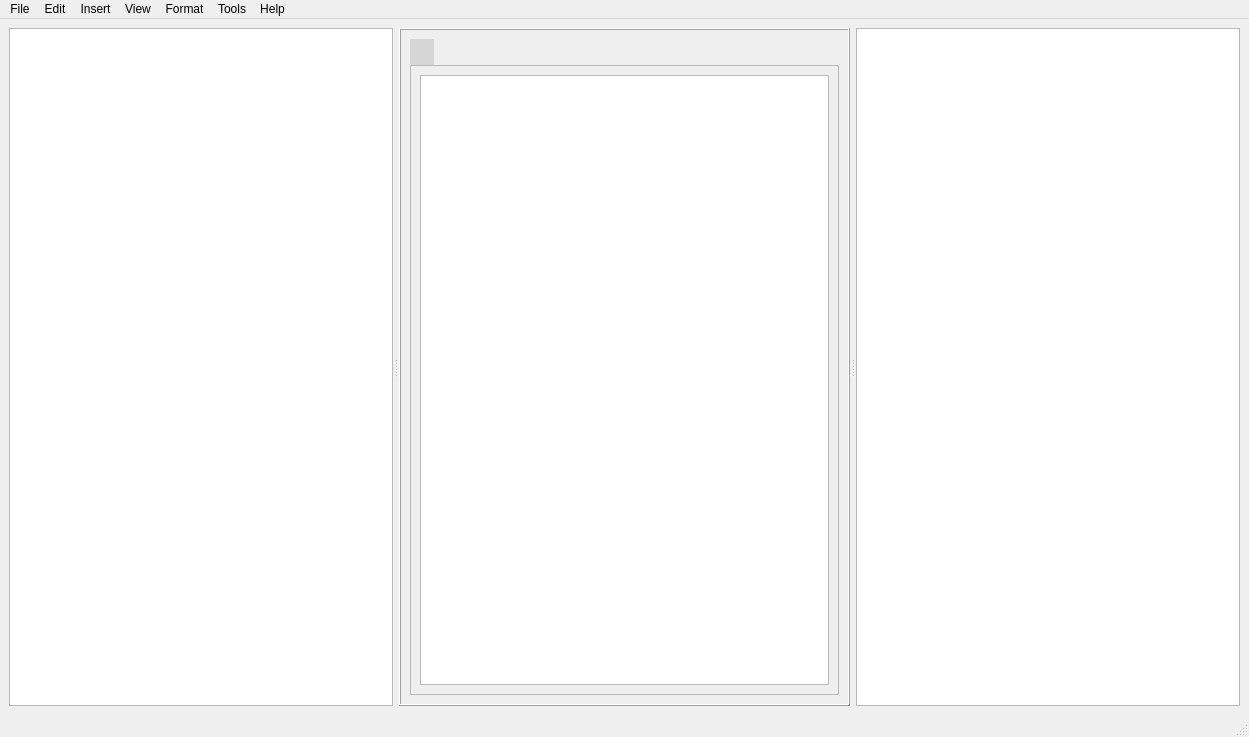
<?xml version="1.0" encoding="UTF-8"?>
<ui version="4.0">
 <class>MainWindow</class>
 <widget class="QMainWindow" name="MainWindow">
  <property name="geometry">
   <rect>
    <x>0</x>
    <y>0</y>
    <width>1249</width>
    <height>737</height>
   </rect>
  </property>
  <property name="windowTitle">
   <string>MainWindow</string>
  </property>
  
  <widget class="QWidget" name="centralwidget">
   <layout class="QHBoxLayout" name="horizontalLayout">
    <item>
     <widget class="QSplitter" name="mainSplitter">
      <property name="orientation">
       <enum>Qt::Horizontal</enum>
      </property>
      <property name="opaqueResize">
       <bool>true</bool>
      </property>
      <property name="handleWidth">
       <number>6</number>
      </property>
      <property name="childrenCollapsible">
       <bool>true</bool>
      </property>
      <widget class="QTreeWidget" name="notebookName">
       <property name="minimumSize">
        <size>
         <width>150</width>
         <height>0</height>
        </size>
       </property>
       <property name="maximumSize">
        <size>
         <width>16777215</width>
         <height>16777215</height>
        </size>
       </property>
       <property name="headerHidden">
        <bool>true</bool>
       </property>
       <attribute name="headerVisible">
        <bool>false</bool>
       </attribute>
       <column>
        <property name="text">
         <string notr="true">1</string>
        </property>
       </column>
      </widget>
      <widget class="QFrame" name="frame_3">
       <property name="sizePolicy">
        <sizepolicy hsizetype="Expanding" vsizetype="Preferred">
         <horstretch>0</horstretch>
         <verstretch>0</verstretch>
        </sizepolicy>
       </property>
       <property name="frameShape">
        <enum>QFrame::Box</enum>
       </property>
       <property name="frameShadow">
        <enum>QFrame::Raised</enum>
       </property>
       <layout class="QVBoxLayout" name="verticalLayout">
        <item>
         <widget class="QTabWidget" name="tabPages">
          <property name="styleSheet">
           <string notr="true">QTabWidget::pane {
  border: 1px solid palette(mid);
}
QTabBar::tab {
  padding: 6px 12px;
  margin-right: 2px;
}
QTabBar::tab:selected {
  background: #efefef; /* lighter for selected */
}
QTabBar::tab:!selected {
  background: #d6d6d6;  /* darker for unselected */
}
QTabBar::tab:hover:!selected {
  background: #eaeaea;  /* subtle hover */
}
</string>
          </property>
          <property name="currentIndex">
           <number>1</number>
          </property>
          <widget class="QWidget" name="tab">
           <attribute name="title">
            <string/>
           </attribute>
           <layout class="QVBoxLayout" name="verticalLayout_3">
            <item>
             <widget class="QTextEdit" name="textEdit"/>
            </item>
           </layout>
          </widget>
          <widget class="QWidget" name="tab_2">
           <attribute name="title">
            <string/>
           </attribute>
           <layout class="QVBoxLayout" name="verticalLayout_4">
            <item>
             <widget class="QTextEdit" name="textEdit_2"/>
            </item>
           </layout>
          </widget>
         </widget>
        </item>
       </layout>
      </widget>
      <widget class="QTreeView" name="sectionPages">
       <property name="minimumSize">
        <size>
         <width>150</width>
         <height>0</height>
        </size>
       </property>
       <property name="headerHidden">
        <bool>true</bool>
       </property>
      </widget>
     </widget>
    </item>
   </layout>
  </widget>
  <widget class="QMenuBar" name="menubar">
   <property name="geometry">
    <rect>
     <x>0</x>
     <y>0</y>
     <width>1249</width>
     <height>22</height>
    </rect>
   </property>
   <widget class="QMenu" name="menuFile">
    <property name="title">
     <string>File</string>
    </property>
    <addaction name="actionOpen"/>
    <addaction name="actionSave"/>
    <addaction name="actionSave_As"/>
    <addaction name="actionNew_Database"/>
    <addaction name="separator"/>
    <addaction name="actionExport_Database"/>
    <addaction name="separator"/>
    <addaction name="actionExit"/>
   </widget>
   <widget class="QMenu" name="menuInsert">
    <property name="title">
     <string>Insert</string>
    </property>
  <addaction name="actionAdd_Workbook"/>
  <addaction name="actionDelete_Workbook"/>
  <addaction name="actionRename_WorkBook"/>
  <addaction name="actionCollapse_All_Binders"/>
  <addaction name="separator"/>
  <addaction name="actionAdd_Scction"/>
  <addaction name="actionDelete_Section"/>
  <addaction name="actionRename_Section"/>
  <addaction name="separator"/>
  <addaction name="actionAdd_Page"/>
  <addaction name="actionDelete_Page"/>
  <addaction name="actionRename_Page"/>
  <addaction name="separator"/>
  <addaction name="actionInsert_Attachment"/>
   </widget>
   <widget class="QMenu" name="menuView">
    <property name="title">
     <string>View</string>
    </property>
    <addaction name="actionRich_Text_Tools"/>
   </widget>
   <widget class="QMenu" name="menuHelp">
    <property name="title">
     <string>Help</string>
    </property>
   </widget>
  <widget class="QMenu" name="menuEdit">
   <property name="title">
    <string>Edit</string>
   </property>
    <widget class="QMenu" name="menuDefault_Paste_Mode">
     <property name="title">
      <string>Default Paste Mode</string>
     </property>
     <addaction name="actionPasteMode_Rich"/>
     <addaction name="actionPasteMode_Text_Only"/>
     <addaction name="actionPasteMode_Match_Style"/>
     <addaction name="actionPasteMode_Clean"/>
    </widget>
   <addaction name="actionPaste_Text_Only"/>
   <addaction name="actionPaste_and_Match_Style"/>
   <addaction name="actionPaste_Clean_Formatting"/>
    <addaction name="menuDefault_Paste_Mode"/>
  </widget>
    <widget class="QMenu" name="menuFormat">
     <property name="title">
      <string>Format</string>
     </property>
     <widget class="QMenu" name="menuList_Schemes">
      <property name="title">
        <string>List Schemes</string>
      </property>
      <widget class="QMenu" name="menuOrdered_Numbered">
        <property name="title">
         <string>Ordered (Numbered)</string>
        </property>
        <addaction name="actionOrdered_Classic"/>
        <addaction name="actionOrdered_Decimal"/>
      </widget>
      <widget class="QMenu" name="menuUnordered_Bulleted">
        <property name="title">
         <string>Unordered (Bulleted)</string>
        </property>
        <addaction name="actionUnordered_Disc_Circle_Square"/>
        <addaction name="actionUnordered_Disc_Only"/>
      </widget>
      <addaction name="menuOrdered_Numbered"/>
      <addaction name="menuUnordered_Bulleted"/>
     </widget>
     <addaction name="menuList_Schemes"/>
    </widget>
   <widget class="QMenu" name="menuTools">
    <property name="title">
     <string>Tools</string>
    </property>
  <addaction name="actionSettings"/>
  <addaction name="actionOpen_Databases_Folder"/>
  <addaction name="actionMigrate_Current_DB_to_Root"/>
    <addaction name="actionClean_Unused_Media"/>
   </widget>
  <addaction name="menuFile"/>
  <addaction name="menuEdit"/>
  <addaction name="menuInsert"/>
   <addaction name="menuView"/>
   <addaction name="menuFormat"/>
   <addaction name="menuTools"/>
   <addaction name="menuHelp"/>
  </widget>
  <widget class="QStatusBar" name="statusbar"/>
  <action name="actionOpen">
   <property name="text">
    <string>Open</string>
   </property>
  </action>
  <action name="actionSave">
   <property name="text">
    <string>Save</string>
   </property>
  </action>
  <action name="actionSave_As">
   <property name="text">
    <string>Save As...</string>
   </property>
  </action>
  <action name="actionExit">
   <property name="text">
    <string>Exit</string>
   </property>
  </action>
  <action name="actionNew_Database">
   <property name="text">
    <string>New Database</string>
   </property>
  </action>
  <action name="actionExport_Database">
   <property name="text">
    <string>Export Database</string>
   </property>
  </action>
  <action name="actionAdd_WorkBook">
   <property name="text">
    <string>Add Binder</string>
   </property>
  </action>
  <action name="actionDelete_Workbook">
   <property name="text">
    <string>Delete Binder</string>
   </property>
  </action>
  <action name="actionRename_WorkBook">
   <property name="text">
    <string>Rename Binder</string>
   </property>
  </action>
  <action name="actionAdd_Workbook">
   <property name="text">
    <string>Add Binder</string>
   </property>
  </action>
  <action name="actionAdd_Scction">
   <property name="text">
    <string>Add Section</string>
   </property>
  </action>
  <action name="actionDelete_Section">
   <property name="text">
    <string>Delete Section</string>
   </property>
  </action>
  <action name="actionRename_Section">
   <property name="text">
    <string>Rename Section</string>
   </property>
  </action>
  <action name="actionAdd_Page">
   <property name="text">
    <string>Add Page</string>
   </property>
  </action>
  <action name="actionDelete_Page">
   <property name="text">
    <string>Delete Page</string>
   </property>
  </action>
  <action name="actionRename_Page">
   <property name="text">
    <string>Rename Page</string>
   </property>
  </action>
  <action name="actionInsert_Attachment">
   <property name="text">
    <string>Insert Attachment…</string>
   </property>
  </action>
  <action name="actionRich_Text_Tools">
   <property name="text">
    <string>Rich Text Tools</string>
   </property>
  </action>
  <action name="actionClean_Unused_Media">
   <property name="text">
    <string>Clean Unused Media</string>
   </property>
  </action>
  <action name="actionSettings">
   <property name="text">
    <string>Settings…</string>
   </property>
  </action>
  <action name="actionOpen_Databases_Folder">
   <property name="text">
    <string>Open Databases Folder</string>
   </property>
  </action>
  <action name="actionMigrate_Current_DB_to_Root">
   <property name="text">
    <string>Migrate Current DB into Databases Root…</string>
   </property>
  </action>
  <action name="actionCollapse_All_Binders">
   <property name="text">
    <string>Collapse All Binders</string>
   </property>
  </action>
   <action name="actionPaste_Text_Only">
    <property name="text">
      <string>Paste Text Only</string>
    </property>
    <property name="shortcut">
      <string>Ctrl+Shift+V</string>
    </property>
   </action>
  <action name="actionPaste_and_Match_Style">
   <property name="text">
    <string>Paste and Match Style</string>
   </property>
   <property name="toolTip">
    <string>Paste keeping basic structure but match current font/size/color</string>
   </property>
   <property name="shortcut">
    <string>Ctrl+Alt+V</string>
   </property>
  </action>
  <action name="actionPaste_Clean_Formatting">
   <property name="text">
    <string>Paste — Clean Formatting</string>
   </property>
   <property name="toolTip">
    <string>Paste HTML but strip inline styles, classes, and backgrounds</string>
   </property>
  </action>
  <action name="actionPasteMode_Rich">
   <property name="text">
    <string>Rich (default Ctrl+V)</string>
   </property>
   <property name="checkable">
    <bool>true</bool>
   </property>
  </action>
  <action name="actionPasteMode_Text_Only">
   <property name="text">
    <string>Text Only (default Ctrl+V)</string>
   </property>
   <property name="checkable">
    <bool>true</bool>
   </property>
  </action>
  <action name="actionPasteMode_Match_Style">
   <property name="text">
    <string>Match Style (default Ctrl+V)</string>
   </property>
   <property name="checkable">
    <bool>true</bool>
   </property>
  </action>
  <action name="actionPasteMode_Clean">
   <property name="text">
    <string>Clean Formatting (default Ctrl+V)</string>
   </property>
   <property name="checkable">
    <bool>true</bool>
   </property>
  </action>
    <action name="actionOrdered_Classic">
     <property name="text">
        <string>Classic (I, A, 1, a, i)</string>
     </property>
    </action>
    <action name="actionOrdered_Decimal">
     <property name="text">
        <string>Decimal (1, 2, 3)</string>
     </property>
    </action>
    <action name="actionUnordered_Disc_Circle_Square">
     <property name="text">
        <string>Disc → Circle → Square</string>
     </property>
    </action>
    <action name="actionUnordered_Disc_Only">
     <property name="text">
        <string>Disc only</string>
     </property>
    </action>
 </widget>
 <resources/>
 <connections/>
</ui>
